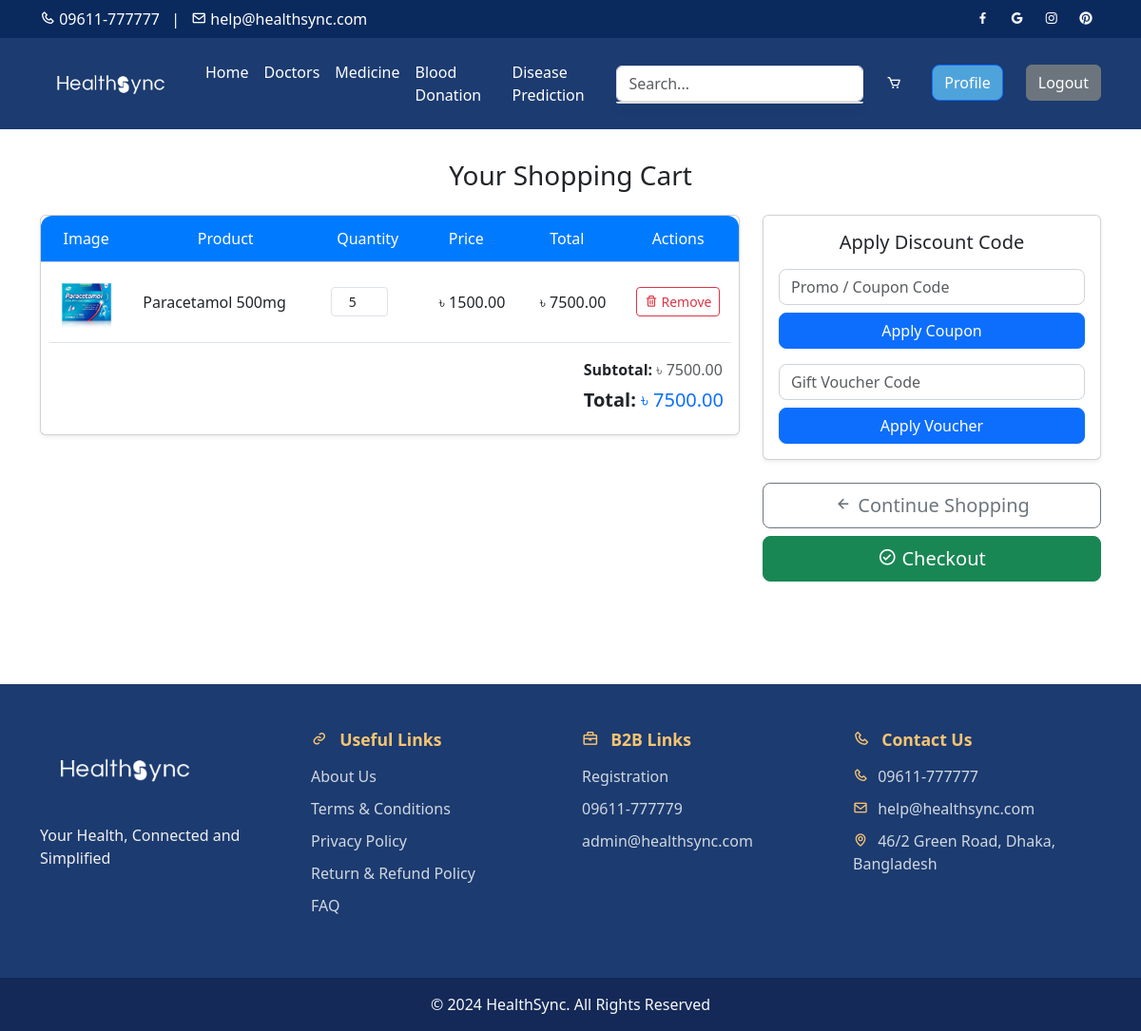
The app's page /cart/ (signed in) with its own data.
### core/models.py (models this page shows, shortened)
class CartItem(models.Model):
    user = models.ForeignKey(User, on_delete=models.CASCADE)
    product = models.ForeignKey(Product, on_delete=models.CASCADE)
    quantity = models.PositiveIntegerField(default=1)
    def item_total(self):
        return self.product.price * self.quantity

class Product(models.Model):
    IN_STOCK = 'In Stock'
    OUT_OF_STOCK = 'Out of Stock'
    AVAILABILITY_CHOICES = [
        (IN_STOCK, 'In Stock'),
        (OUT_OF_STOCK, 'Out of Stock'),
    ]
    TABLET = 'Tablet'
    SYRUP = 'Syrup'
    INJECTION = 'Injection'
    FORM_CHOICES = [
        (TABLET, 'Tablet'),
        (SYRUP, 'Syrup'),
        (INJECTION, 'Injection'),
    ]
    name = models.CharField(max_length=200)
    sku = models.CharField(max_length=50, unique=True)
    price = models.DecimalField(max_digits=10, decimal_places=2, db_index=True, validators=[MinValueValidator(0)])
    original_price = models.DecimalField(max_digits=10, decimal_places=2, blank=True, null=True,
                                         validators=[MinValueValidator(0)])
    short_description = models.TextField()
    form = models.CharField(max_length=50, choices=FORM_CHOICES, db_index=True)
    pack_size = models.CharField(max_length=50)
    manufacturer = models.ForeignKey(Manufacturer, on_delete=models.CASCADE, db_index=True)
    availability = models.CharField(max_length=20, choices=AVAILABILITY_CHOICES, db_index=True)
    description = models.TextField()
    directions = models.TextField()
    warnings = models.TextField()
    image = models.ImageField(upload_to='product_images/')

### core/views.py (the view)
# urls.py: path('cart/', views.view_cart, name='view_cart'),  # View items in the shopping cart
@login_required(login_url='request_otp')
def view_cart(request):
    cart_items = CartItem.objects.filter(user=request.user)
    subtotal = sum(item.item_total() for item in cart_items)
    total = subtotal
    context = {
        'cart_items': cart_items,
        'subtotal': subtotal,
        'total': total,
    }
    return render(request, 'cart.html', context)

### core/templates/cart.html (shortened to what this page needs)
{% extends "base.html" %}
{% load static %}
{% block content %}
<div class="container py-5">
    <h3 class="text-center mb-4">Your Shopping Cart</h3>
    {% if cart_items %}
    <div class="row">
        <div class="col-md-8">
            <div class="card shadow-sm">
                <div class="table-responsive">
                    <table class="table align-middle mb-0">
                        <thead class="table-primary text-center">
                            <tr>
                                <th>Image</th>
                                <th>Product</th>
                                <th>Quantity</th>
                                <th>Price</th>
                                <th>Total</th>
                                <th>Actions</th>
                            </tr>
                        </thead>
                        <tbody>
                            {% for item in cart_items %}
                            <tr>
                                <td class="text-center">
                                    <img src="{{ item.product.image.url }}" alt="{{ item.product.name }}" class="img-fluid rounded" style="width: 60px; height: 60px;">
                                </td>
                                <td>{{ item.product.name }}</td>
                                <td class="text-center">
                                    <form action="{% url 'update_cart_item_quantity' item.id %}" method="POST">
                                        <input type="number" name="quantity" class="form-control form-control-sm text-center" value="{{ item.quantity }}" min="1" style="width: 60px;" onchange="this.form.submit();">
                                    </form>
                                </td>
                                <td class="text-end">৳ {{ item.product.price }}</td>
                                <td class="text-end">৳ {{ item.item_total|floatformat:2 }}</td>
                                <td class="text-center">
                                    <form action="{% url 'remove_from_cart' item.id %}" method="POST">
                                        <button type="submit" class="btn btn-sm btn-outline-danger"><i class="bx bx-trash"></i> Remove</button>
                                    </form>
                                </td>
                            </tr>
                            {% endfor %}
                        </tbody>
                    </table>
                </div>
                <div class="card-body d-flex justify-content-end">
                    <div>
                        <p class="mb-2"><strong>Subtotal:</strong> <span class="text-muted">৳ {{ subtotal|floatformat:2 }}</span></p>
                        <h5><strong>Total:</strong> <span class="text-primary">৳ {{ total|floatformat:2 }}</span></h5>
                    </div>
                </div>
            </div>
        </div>
        <div class="col-md-4">
            <div class="card shadow-sm mb-4">
                <div class="card-body">
                    <h5 class="text-center mb-3">Apply Discount Code</h5>
                    <form action="{% url 'apply_discount_code' %}" method="POST">
                        <input type="text" name="discount_code" class="form-control mb-2" placeholder="Promo / Coupon Code">
                        <button type="submit" class="btn btn-primary w-100 mb-3">Apply Coupon</button>
                    </form>
                    <form action="{% url 'apply_gift_voucher' %}" method="POST">
                        <input type="text" name="gift_voucher" class="form-control mb-2" placeholder="Gift Voucher Code">
                        <button type="submit" class="btn btn-primary w-100">Apply Voucher</button>
                    </form>
                </div>
            </div>
            <div class="d-flex flex-column align-items-center">
                <a href="{% url 'medicine' %}" class="btn btn-outline-secondary btn-lg w-100 mb-2"><i class="bx bx-left-arrow-alt"></i> Continue Shopping</a>
                <a href="{% url 'checkout' %}" class="btn btn-success btn-lg w-100"><i class="bx bx-check-circle"></i> Checkout</a>
            </div>
        </div>
    </div>
    {% else %}
    <div class="text-center py-5">
        <h4 class="text-muted">Your cart is empty.</h4>
        <p class="text-muted">Browse our products and add items to your cart.</p>
        <a href="{% url 'medicine' %}" class="btn btn-primary mt-3"><i class="bx bx-left-arrow-alt"></i> Continue Shopping</a>
    </div>
    {% endif %}
</div>
{% endblock %}

### core/templates/base.html (style rules this page uses)
body, html { display: flex; flex-direction: column; min-height: 100vh; margin: 0; }

### core/templates/cart.html (style rules this page uses)
.table-responsive { border-radius: 12px; overflow: hidden; }
.table thead th { background-color: #007bff; color: #fff; font-weight: 500; font-size: 1rem; }
.table td, .table th { vertical-align: middle; padding: 0.75rem; }
.btn-outline-secondary { border: 1px solid #6c757d; color: #6c757d; }
.btn-primary, .btn-success { border-radius: 8px; transition: background-color 0.3s ease; }
.card-body input[type="text"] { border-radius: 8px; border: 1px solid #ced4da; }
.card-body button { border-radius: 8px; }
.w-100 { width: 100%; }
.img-fluid { width: 60px; height: 60px; border-radius: 8px; }

### records on screen
CartItem: product.image (picture), product.name "Paracetamol 500mg", quantity "5", product.price "1500.00", item_total "7500.00"

### other values on screen
{{ subtotal|floatformat:2 }} "7500.00"
{{ total|floatformat:2 }} "7500.00"
